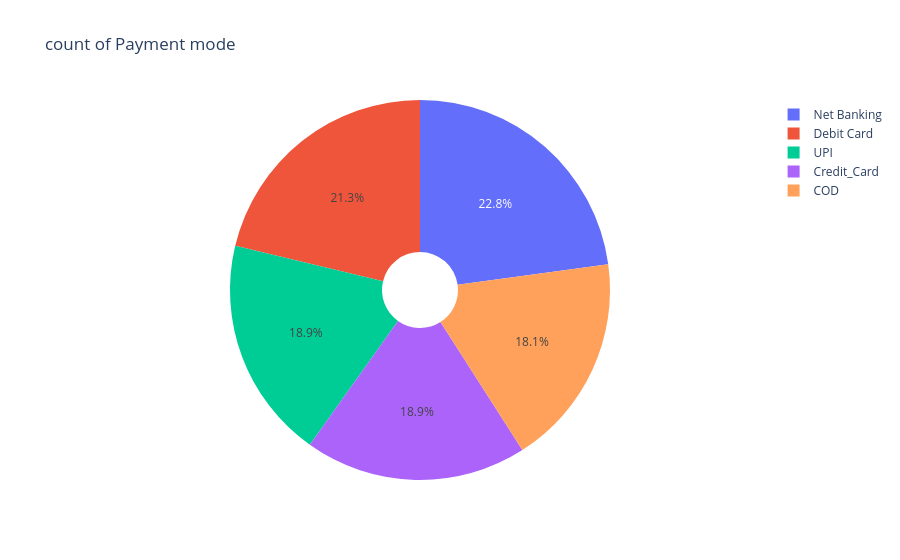

The cell this chart's notebook holds for it:
### Code cell
fig = px.pie(data_frame = q9 ,names = 'Payment_mode',values = 'count',title = 'count of Payment mode',hole = 0.2)             
fig.show()

### Figure 1 — Plotly figure (JSON) as saved in the notebook; plotly's stock layout.template omitted (floating-point values rounded to 4 significant figures)
{"data": [{"domain": {"x": [0, 1], "y": [0, 1]}, "hole": 0.2, "hovertemplate": "Payment_mode=%{label}<br>count=%{value}<extra></extra>", "labels": ["Net Banking", "Debit Card", "UPI", "Credit_Card", "COD"], "legendgroup": "", "name": "", "showlegend": true, "type": "pie", "values": [29, 27, 24, 24, 23]}], "layout": {"legend": {"tracegroupgap": 0}, "title": {"text": "count of Payment mode"}}}
